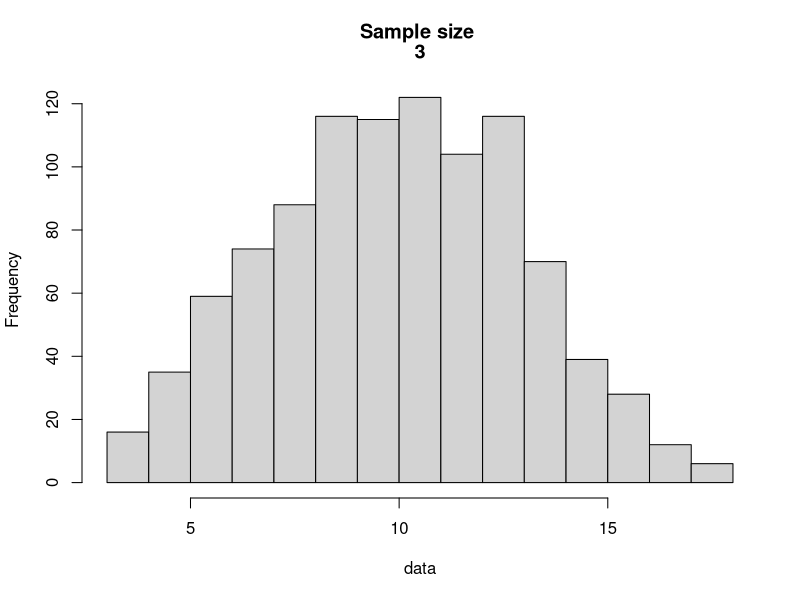
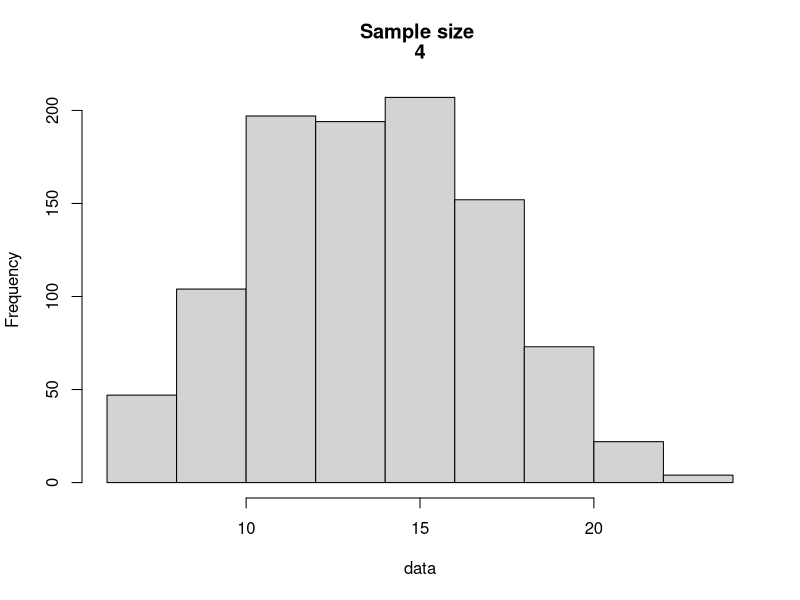
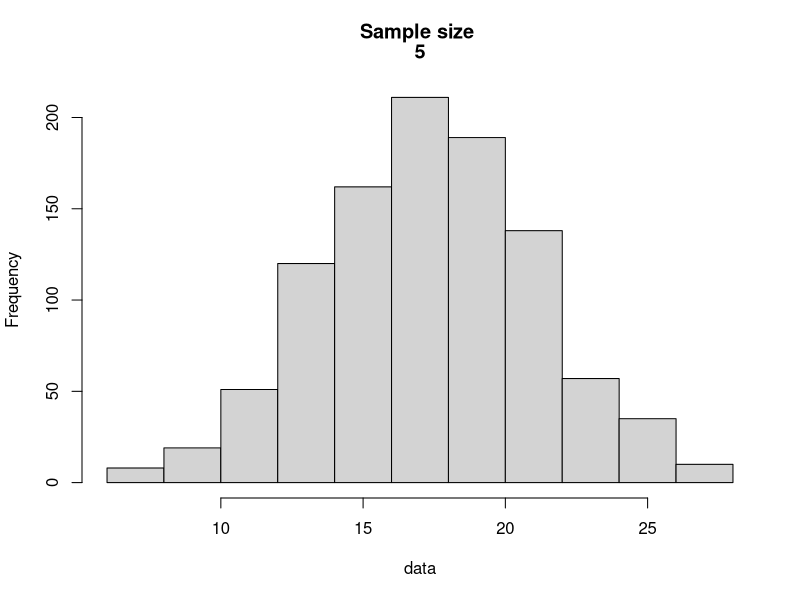
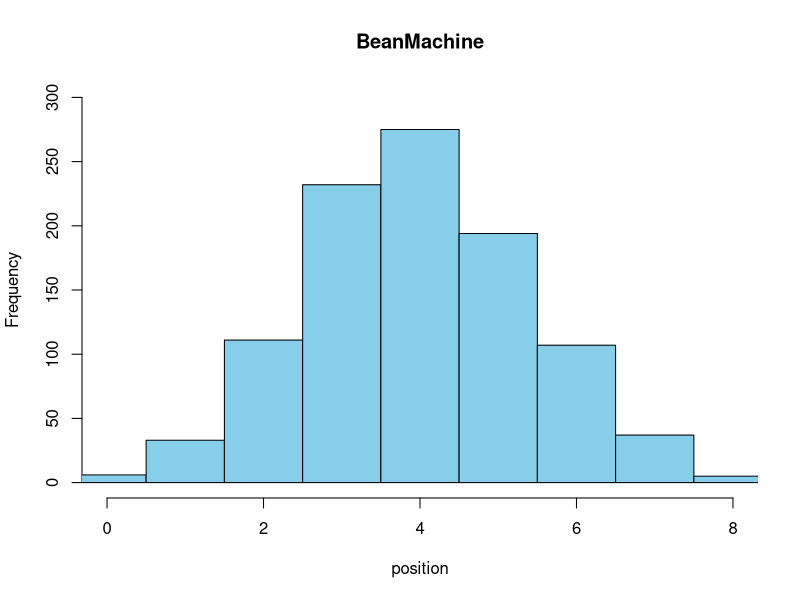
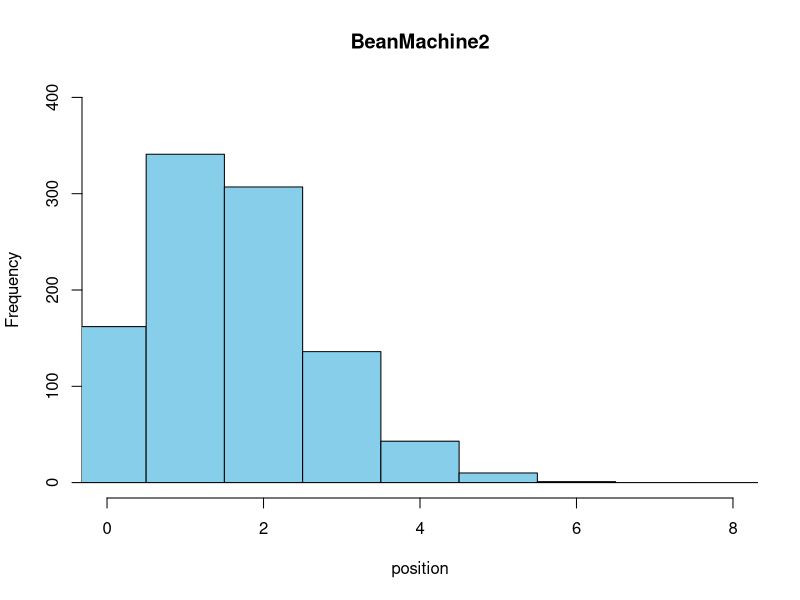
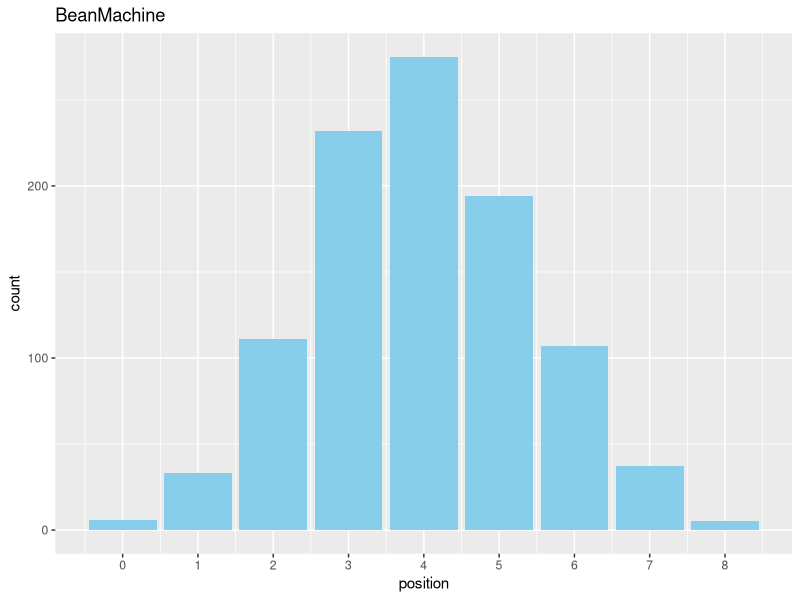
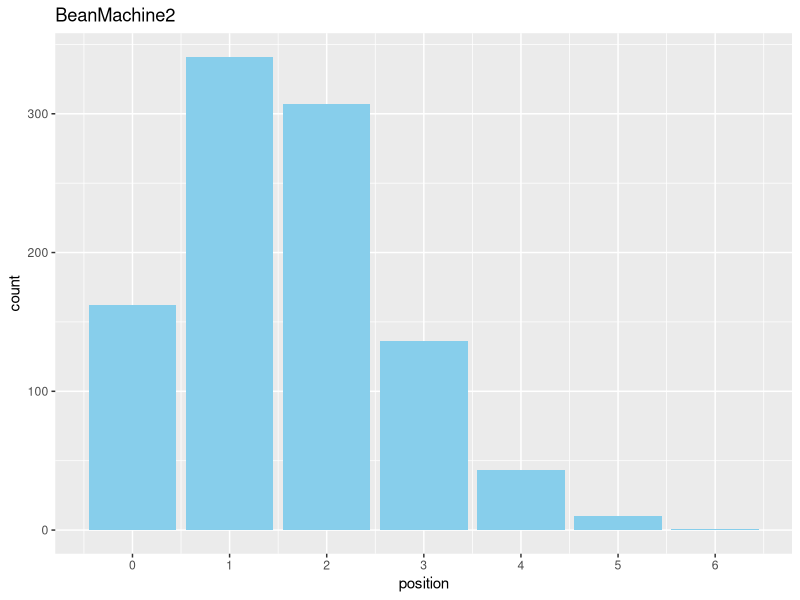

The R source for these figures, in order:
library (tidyverse)
roll <- function(x){
  roll_data <- replicate(n = 1000, sum(sample(6, x, replace = T)))
  hist(roll_data, main = c("Sample size ", x), 
       xlab = "data")
  sum_of_1sd <- sum(roll_data < mean(roll_data) + sd(roll_data) &
                      roll_data > mean(roll_data) - sd(roll_data))
  prob_of_1sd <- sum_of_1sd/1000 
  
  sum_of_2sd <- sum(roll_data < mean(roll_data) + 2*sd(roll_data) &
                      roll_data > mean(roll_data) - 2*sd(roll_data))
  prob_of_2sd <- sum_of_2sd/1000
  
  sum_of_3sd <- sum(roll_data < mean(roll_data) + 3*sd(roll_data) &
                      roll_data > mean(roll_data) - 3*sd(roll_data))
  prob_of_3sd <- sum_of_3sd/1000
  result <- c(prob_of_1sd, prob_of_2sd, prob_of_3sd)
  return (result)
}
result3 <- roll(3)
result4 <- roll(4)
result5 <- roll(5)

##########################################################################

BeanMachine <- function(number, layers){
  a <- replicate(number, sum(sample(c(0, 1), layers, replace = T)))
  return (a)
} # 0代表向左，1代表向右。可能出现的值：0 1 2 3 4 5 6 7 8

BeanMachine2 <- function(number, layers){
  a <- replicate(number, sum(sample(c(0, 0, 0, 0, 1), layers, replace = T)))
  return (a)
}
result <- BeanMachine(1000, 8)
result2 <- BeanMachine2(1000, 8)

hist(result, main = "BeanMachine", xlab = "position", xlim = c(0,8),
     ylim = c(0,300), breaks = seq(-0.5 ,8.5 ,1), col = "skyblue")

hist(result2, main = "BeanMachine2", xlab = "position", xlim = c(0,8),
     ylim = c(0,400), breaks = seq(-0.5 ,8.5 ,1), col = "skyblue")


result_frame <- data.frame("result" = result)
result_frame2 <- data.frame("result" = result2)

ggplot(result_frame, aes(x = result)) +
  geom_bar(fill = "skyblue") +
  labs(title = "BeanMachine", x = "position") +
  scale_x_continuous(breaks = seq(0,8,1))

ggplot(result_frame2, aes(x = result)) +
  geom_bar(fill = "skyblue") +
  labs(title = "BeanMachine2", x = "position") +
  scale_x_continuous(breaks = seq(0,8,1))

